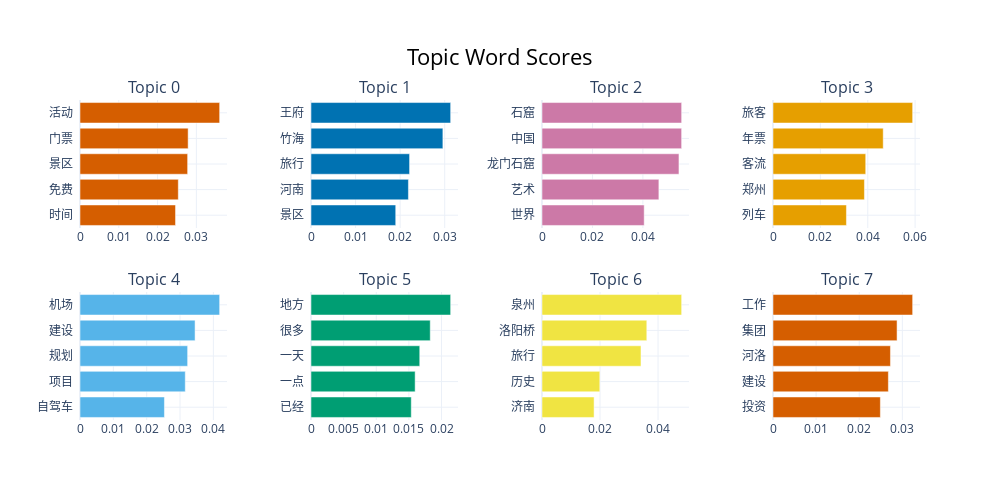

This figure's notebook cell:
### Markdown cell above
# 可视化

### Code cell
topic_model.visualize_barchart()

### Figure 1 — Plotly figure (JSON) as saved in the notebook; plotly's stock layout.template omitted (floating-point values rounded to 4 significant figures)
{"data": [{"marker": {"color": "#D55E00"}, "orientation": "h", "type": "bar", "x": [0.02463, 0.02534, 0.02775, 0.02788, 0.03601], "xaxis": "x", "y": ["时间  ", "免费  ", "景区  ", "门票  ", "活动  "], "yaxis": "y"}, {"marker": {"color": "#0072B2"}, "orientation": "h", "type": "bar", "x": [0.01901, 0.02186, 0.02211, 0.02959, 0.03133], "xaxis": "x2", "y": ["景区  ", "河南  ", "旅行  ", "竹海  ", "王府  "], "yaxis": "y2"}, {"marker": {"color": "#CC79A7"}, "orientation": "h", "type": "bar", "x": [0.04052, 0.04634, 0.0543, 0.05536, 0.05537], "xaxis": "x3", "y": ["世界  ", "艺术  ", "龙门石窟  ", "中国  ", "石窟  "], "yaxis": "y3"}, {"marker": {"color": "#E69F00"}, "orientation": "h", "type": "bar", "x": [0.031, 0.0386, 0.03914, 0.04653, 0.05896], "xaxis": "x4", "y": ["列车  ", "郑州  ", "客流  ", "年票  ", "旅客  "], "yaxis": "y4"}, {"marker": {"color": "#56B4E9"}, "orientation": "h", "type": "bar", "x": [0.02532, 0.03157, 0.03228, 0.03451, 0.04188], "xaxis": "x5", "y": ["自驾车  ", "项目  ", "规划  ", "建设  ", "机场  "], "yaxis": "y5"}, {"marker": {"color": "#009E73"}, "orientation": "h", "type": "bar", "x": [0.01537, 0.01596, 0.01666, 0.01827, 0.0214], "xaxis": "x6", "y": ["已经  ", "一点  ", "一天  ", "很多  ", "地方  "], "yaxis": "y6"}, {"marker": {"color": "#F0E442"}, "orientation": "h", "type": "bar", "x": [0.01795, 0.01993, 0.03412, 0.03612, 0.04813], "xaxis": "x7", "y": ["济南  ", "历史  ", "旅行  ", "洛阳桥  ", "泉州  "], "yaxis": "y7"}, {"marker": {"color": "#D55E00"}, "orientation": "h", "type": "bar", "x": [0.0249, 0.02676, 0.02725, 0.02878, 0.03239], "xaxis": "x8", "y": ["投资  ", "建设  ", "河洛  ", "集团  ", "工作  "], "yaxis": "y8"}], "layout": {"annotations": [{"font": {"size": 16}, "showarrow": false, "text": "Topic 0", "x": 0.0875, "xanchor": "center", "xref": "paper", "y": 1, "yanchor": "bottom", "yref": "paper"}, {"font": {"size": 16}, "showarrow": false, "text": "Topic 1", "x": 0.3625, "xanchor": "center", "xref": "paper", "y": 1, "yanchor": "bottom", "yref": "paper"}, {"font": {"size": 16}, "showarrow": false, "text": "Topic 2", "x": 0.6375, "xanchor": "center", "xref": "paper", "y": 1, "yanchor": "bottom", "yref": "paper"}, {"font": {"size": 16}, "showarrow": false, "text": "Topic 3", "x": 0.9125, "xanchor": "center", "xref": "paper", "y": 1, "yanchor": "bottom", "yref": "paper"}, {"font": {"size": 16}, "showarrow": false, "text": "Topic 4", "x": 0.0875, "xanchor": "center", "xref": "paper", "y": 0.4, "yanchor": "bottom", "yref": "paper"}, {"font": {"size": 16}, "showarrow": false, "text": "Topic 5", "x": 0.3625, "xanchor": "center", "xref": "paper", "y": 0.4, "yanchor": "bottom", "yref": "paper"}, {"font": {"size": 16}, "showarrow": false, "text": "Topic 6", "x": 0.6375, "xanchor": "center", "xref": "paper", "y": 0.4, "yanchor": "bottom", "yref": "paper"}, {"font": {"size": 16}, "showarrow": false, "text": "Topic 7", "x": 0.9125, "xanchor": "center", "xref": "paper", "y": 0.4, "yanchor": "bottom", "yref": "paper"}], "height": 500, "hoverlabel": {"bgcolor": "white", "font": {"family": "Rockwell", "size": 16}}, "showlegend": false, "title": {"font": {"color": "Black", "size": 22}, "text": "Topic Word Scores", "x": 0.5, "xanchor": "center", "yanchor": "top"}, "width": 1000, "xaxis": {"anchor": "y", "domain": [0, 0.175], "showgrid": true}, "xaxis2": {"anchor": "y2", "domain": [0.275, 0.45], "showgrid": true}, "xaxis3": {"anchor": "y3", "domain": [0.55, 0.725], "showgrid": true}, "xaxis4": {"anchor": "y4", "domain": [0.825, 1], "showgrid": true}, "xaxis5": {"anchor": "y5", "domain": [0, 0.175], "showgrid": true}, "xaxis6": {"anchor": "y6", "domain": [0.275, 0.45], "showgrid": true}, "xaxis7": {"anchor": "y7", "domain": [0.55, 0.725], "showgrid": true}, "xaxis8": {"anchor": "y8", "domain": [0.825, 1], "showgrid": true}, "yaxis": {"anchor": "x", "domain": [0.6, 1], "showgrid": true}, "yaxis2": {"anchor": "x2", "domain": [0.6, 1], "showgrid": true}, "yaxis3": {"anchor": "x3", "domain": [0.6, 1], "showgrid": true}, "yaxis4": {"anchor": "x4", "domain": [0.6, 1], "showgrid": true}, "yaxis5": {"anchor": "x5", "domain": [0, 0.4], "showgrid": true}, "yaxis6": {"anchor": "x6", "domain": [0, 0.4], "showgrid": true}, "yaxis7": {"anchor": "x7", "domain": [0, 0.4], "showgrid": true}, "yaxis8": {"anchor": "x8", "domain": [0, 0.4], "showgrid": true}}}
